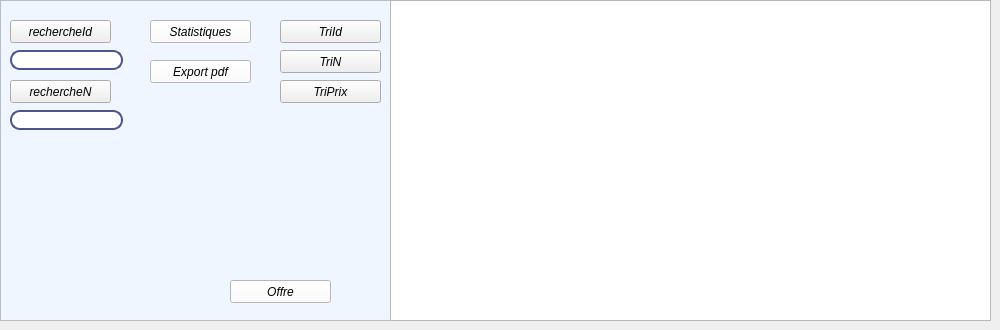
      <widget class="QWidget" name="tab_2">
       <attribute name="title">
        <string>metiers</string>
       </attribute>
       <widget class="QTextBrowser" name="textBrowser">
        <property name="geometry">
         <rect>
          <x>0</x>
          <y>0</y>
          <width>401</width>
          <height>321</height>
         </rect>
        </property>
        <property name="styleSheet">
         <string notr="true">background-color: rgb(239, 246, 255);</string>
        </property>
       </widget>
       <widget class="QPushButton" name="pushButton_statistiques">
        <property name="geometry">
         <rect>
          <x>150</x>
          <y>20</y>
          <width>101</width>
          <height>23</height>
         </rect>
        </property>
        <property name="font">
         <font>
          <italic>true</italic>
         </font>
        </property>
        <property name="styleSheet">
         <string notr="true">background-color: rgb(255, 255, 255);</string>
        </property>
        <property name="text">
         <string>Statistiques</string>
        </property>
       </widget>
       <widget class="QPushButton" name="pushButton_exportpdf">
        <property name="geometry">
         <rect>
          <x>150</x>
          <y>60</y>
          <width>101</width>
          <height>23</height>
         </rect>
        </property>
        <property name="font">
         <font>
          <italic>true</italic>
         </font>
        </property>
        <property name="styleSheet">
         <string notr="true">background-color: rgb(255, 255, 255);</string>
        </property>
        <property name="text">
         <string>Export pdf</string>
        </property>
       </widget>
       <widget class="QTableView" name="tab_triR">
        <property name="geometry">
         <rect>
          <x>390</x>
          <y>0</y>
          <width>601</width>
          <height>321</height>
         </rect>
        </property>
       </widget>
       <widget class="QPushButton" name="pushButton_rechercheId">
        <property name="geometry">
         <rect>
          <x>10</x>
          <y>20</y>
          <width>101</width>
          <height>23</height>
         </rect>
        </property>
        <property name="font">
         <font>
          <italic>true</italic>
          <underline>false</underline>
          <strikeout>false</strikeout>
         </font>
        </property>
        <property name="text">
         <string>rechercheId</string>
        </property>
       </widget>
       <widget class="QPushButton" name="pushButton_rechercheN">
        <property name="geometry">
         <rect>
          <x>10</x>
          <y>80</y>
          <width>101</width>
          <height>23</height>
         </rect>
        </property>
        <property name="font">
         <font>
          <italic>true</italic>
         </font>
        </property>
        <property name="text">
         <string>rechercheN</string>
        </property>
       </widget>
       <widget class="QPushButton" name="pushButton_triId">
        <property name="geometry">
         <rect>
          <x>280</x>
          <y>20</y>
          <width>101</width>
          <height>23</height>
         </rect>
        </property>
        <property name="font">
         <font>
          <italic>true</italic>
         </font>
        </property>
        <property name="text">
         <string>TriId</string>
        </property>
       </widget>
       <widget class="QPushButton" name="pushButton_triN">
        <property name="geometry">
         <rect>
          <x>280</x>
          <y>50</y>
          <width>101</width>
          <height>23</height>
         </rect>
        </property>
        <property name="font">
         <font>
          <italic>true</italic>
         </font>
        </property>
        <property name="text">
         <string>TriN</string>
        </property>
       </widget>
       <widget class="QLineEdit" name="lineEdit_rechercheId">
        <property name="geometry">
         <rect>
          <x>10</x>
          <y>50</y>
          <width>113</width>
          <height>20</height>
         </rect>
        </property>
        <property name="styleSheet">
         <string notr="true">QLineEdit{

border: 2px solid rgb(76,84,140);

border-radius: 10px;

color: #FFF;

padding-left:20px;

padding-right:20px;

background-color:rgb(255 255, 255)

}

QLineEdit:hover{

border:2px sold ;

color: rgb(255, 0, 0);

}

QLineEdit:focus{

border:20px sold rgb(0, 0, 0);

background-color:rgb(131,131,131);

}
</string>
        </property>
       </widget>
       <widget class="QLineEdit" name="lineEdit_rechercheN">
        <property name="geometry">
         <rect>
          <x>10</x>
          <y>110</y>
          <width>113</width>
          <height>20</height>
         </rect>
        </property>
        <property name="styleSheet">
         <string notr="true">QLineEdit{

border: 2px solid rgb(76,84,140);

border-radius: 10px;

color: #FFF;

padding-left:20px;

padding-right:20px;

background-color:rgb(255 255, 255)

}

QLineEdit:hover{

border:2px sold ;

color: rgb(255, 0, 0);

}

QLineEdit:focus{

border:20px sold rgb(0, 0, 0);

background-color:rgb(131,131,131);

}
</string>
        </property>
       </widget>
       <widget class="QPushButton" name="pushButton_triP">
        <property name="geometry">
         <rect>
          <x>280</x>
          <y>80</y>
          <width>101</width>
          <height>23</height>
         </rect>
        </property>
        <property name="font">
         <font>
          <italic>true</italic>
         </font>
        </property>
        <property name="text">
         <string>TriPrix</string>
        </property>
       </widget>
       <widget class="QPushButton" name="pushButton_alerte">
        <property name="geometry">
         <rect>
          <x>230</x>
          <y>280</y>
          <width>101</width>
          <height>23</height>
         </rect>
        </property>
        <property name="font">
         <font>
          <italic>true</italic>
         </font>
        </property>
        <property name="styleSheet">
         <string notr="true">background-color: rgb(255, 255, 255);</string>
        </property>
        <property name="text">
         <string>Offre</string>
        </property>
       </widget>
      </widget>
